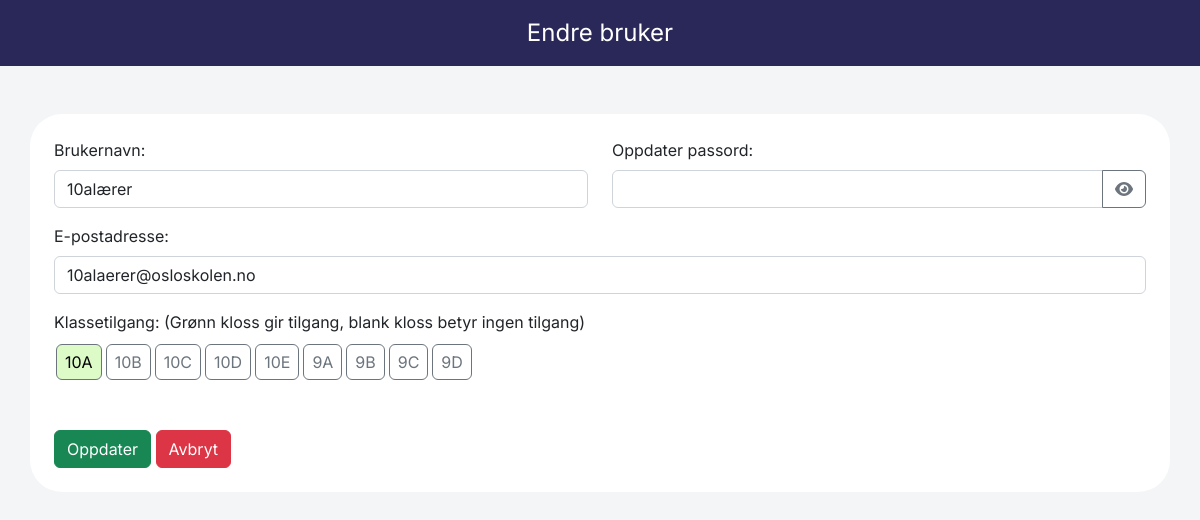
Screenshot of /user_management/edit_user.php?id=2 (signed in) with the database file from the repository.
### tables this page shows
CREATE TABLE `users` (
  `id` int(50) NOT NULL,
  `username` varchar(50) NOT NULL,
  `mail` varchar(50) NOT NULL,
  `password` varchar(200) NOT NULL,
  `access` varchar(200) NOT NULL
);

CREATE TABLE `classes` (
  `id` int(50) NOT NULL,
  `class_name` varchar(50) NOT NULL
);

### user_management/edit_user.php (the view, shortened to what this page needs)
<?php
include "../db_conn.php";
$username = $_SESSION['username'];
$queryUserAccess = "SELECT access FROM users WHERE username='$username'";
$resultUserAccess = mysqli_query($conn, $queryUserAccess);
$accessLevels = mysqli_fetch_assoc($resultUserAccess)['access'];
$accessLevels = explode('-', $accessLevels);
if (isset($_GET['id']) && is_numeric($_GET['id'])) {
    $userId = $_GET['id'];
    $queryUser = "SELECT * FROM users WHERE id='$userId'";
    $resultUser = mysqli_query($conn, $queryUser);
    if ($resultUser) {
        $user = mysqli_fetch_assoc($resultUser);
        $existingEmail = isset($user['mail']) ? $user['mail'] : '';
    } else {
        echo "Feil ved henting av brukerinformasjon.";
        exit();
    }
} else {
    echo "Ugyldig bruker-ID.";
    exit();
}
$queryAccess = "SELECT access FROM users WHERE id='$userId'";
$resultAccess = mysqli_query($conn, $queryAccess);
if ($resultAccess) {
    $userAccess = mysqli_fetch_assoc($resultAccess);
    $existingAccess = $userAccess['access'];
    $accessLevels = explode('-', $existingAccess);
} else {
    echo "Feil ved henting av brukerens tilgangsnivåer.";
    exit();
}
$queryClasses = "SELECT id, class_name FROM classes";
$resultClasses = mysqli_query($conn, $queryClasses);
?>
<!DOCTYPE html>
<html lang="en">
<head>
    <link href="https://cdn.jsdelivr.net/npm/bootstrap@5.2.3/dist/css/bootstrap.min.css" rel="stylesheet"
>
    <link rel="stylesheet" href="https://cdnjs.cloudflare.com/ajax/libs/font-awesome/6.4.0/css/all.min.css"
 />
    <link rel="stylesheet" href="../style.css" />
</head>
<body>
<nav class="navbar navbar-light justify-content-center fs-4 mb-5 custom-navlinks text-white">
        Endre bruker
</nav>
<div class="container bg-white p-4 rounded-5 mb-5">
    <form method="post" action="edit_user.php?id=<?php echo $userId; ?>">
        <div class="mb-3 row">
            <div class="col">
                <label for="username" class="form-label">Brukernavn:</label>
                <input type="text" class="form-control" id="username" name="username"
                    value="<?php echo $user['username']; ?>" required>
            </div>
            <div class="col">
                <label for="password" class="form-label">Oppdater passord:</label>
                <div class="input-group">
                    <input type="password" class="form-control" id="password" name="password" value="">
                    <button type="button" class="btn btn-outline-secondary" id="togglePassword">
                        <i class="fas fa-eye"></i>
                    </button>
                </div>
            </div>
        </div>
        <div class="mb-3 row">
            <div class="col">
                <label for="email" class="form-label">E-postadresse:</label>
                <input type="email" class="form-control" id="email" name="email"
                    value="<?php echo $existingEmail; ?>" required>
            </div>
        </div>
        <div class="mb-5">
            <label for="access" class="form-label">Klassetilgang: (Grønn kloss gir tilgang, blank kloss betyr ingen tilgang)</label><br>
            <?php
            if ($resultClasses) {
                while ($class = mysqli_fetch_assoc($resultClasses)) {
                    $classId = $class['id'];
                    $className = $class['class_name'];
                    $selected = in_array($classId, $accessLevels) ? 'selected' : '';
                    echo '<button type="button" class="btn px-2 btn btn-outline-secondary class-button ' . $selected . '" data-class-id="' . $classId . '">' . $className . '</button>';
                }
            }
            ?>
        </div>
        <button type="submit" class="btn btn-success" onclick="updateAccess()">Oppdater</button>
        <a href="user_management.php" class="btn btn-danger">Avbryt</a>
    </form>
</div>
</body>
</html>

### style.css (style rules this page uses)
* { font-family: 'Inter', sans-serif; }
body { background-color: #F4F5F6; }
html { scroll-behavior: smooth; }
.custom-navlinks { background-color: #2A2859; padding: 15px; }
a { color: #000000; text-decoration: none; }

### user_management/edit_user.php (style rules this page uses)
.class-button { padding: 5px; margin: 2px; cursor: pointer; }
.selected { background-color: #DCFBC7; color: #000; }

### rows the page displays
users: username "10alærer", email "10alaerer@osloskolen.no"
classes: class_name "10A"
classes: class_name "10B"
classes: class_name "10C"
classes: class_name "10D"
classes: class_name "10E"
classes: class_name "9A"
classes: class_name "9B"
classes: class_name "9C"
classes: class_name "9D"
